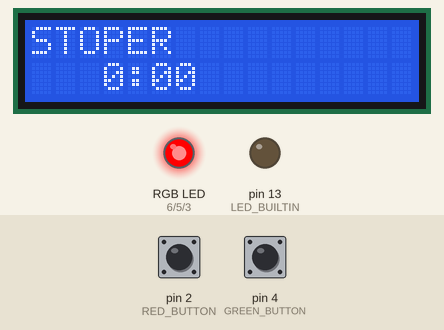
This sketch was run on a simulated Arduino Uno, built with avr-gcc and run on an emulated ATmega328P. On the bench: 16×2 character LCD, an RGB LED mixed from three pins (HIGH = lit), output pins drawn as LEDs (lit = HIGH). The inputs (shaded band) are chosen by the test bench; at power-on: pin 4 (GREEN_BUTTON) HIGH, pin 2 (RED_BUTTON) HIGH.

Above: at 6.2 s.
6.3 s: pin 4 (GREEN_BUTTON) pulled LOW for 0.15 s
At 7.1 s:
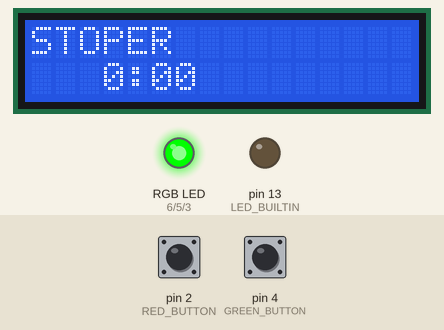
9.4 s: pin 4 (GREEN_BUTTON) pulled LOW for 1 s
At 10.5 s:
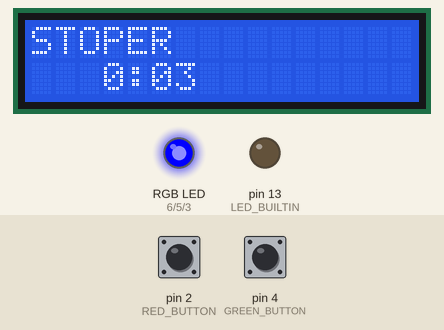
11.9 s: pin 2 (RED_BUTTON) pulled LOW for 0.15 s
At 12.3 s:
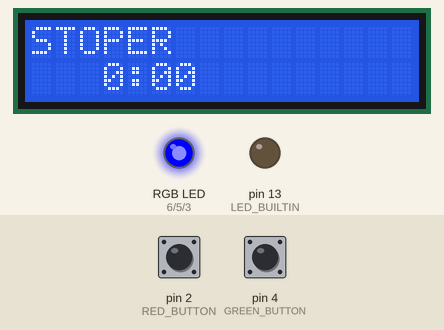
Timing chart, 0 to 14.9 s (numbered marks = the images above; inputs shaded):
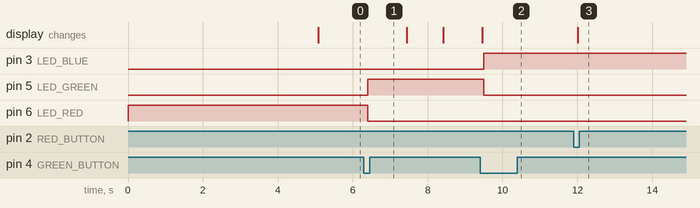

Measured:
- after the input at 6.3 s, pin 5 (LED_GREEN): LOW → HIGH after 0.10 s; pin 6 (LED_RED): HIGH → LOW after 0.10 s
- after the input at 9.4 s, pin 3 (LED_BLUE): LOW → HIGH after 0.10 s; pin 5 (LED_GREEN): HIGH → LOW after 0.10 s
- after the input at 11.9 s, the display: changes after 0.10 s (image 3)

The sketch:

3.ino
```cpp
#include <LiquidCrystal_I2C.h>
#define LED_RED 6
#define LED_GREEN 5
#define LED_BLUE 3

#define RED_BUTTON 2
#define GREEN_BUTTON 4

int led[] = {LED_RED, LED_GREEN, LED_BLUE};

void initRGB()
{
    pinMode(LED_BUILTIN, OUTPUT);
    digitalWrite(LED_BUILTIN, LOW);

    pinMode(LED_RED, OUTPUT);
    digitalWrite(LED_RED, HIGH);

    pinMode(LED_GREEN, OUTPUT);
    digitalWrite(LED_GREEN, LOW);

    pinMode(LED_BLUE, OUTPUT);
    digitalWrite(LED_BLUE, LOW);
}

void initButtons()
{
    pinMode(RED_BUTTON, INPUT_PULLUP);
    pinMode(GREEN_BUTTON, INPUT_PULLUP);
}
#define DEBOUNCE_PERIOD 10UL

bool isGreenButtonPressed()
{
    static int debounced_button_state = HIGH;
    static int previous_reading = HIGH;
    static unsigned long last_change_time = 0UL;
    bool isPressed = false;

    int current_reading = digitalRead(GREEN_BUTTON);

    if (previous_reading != current_reading)
    {
        last_change_time = millis();
    }

    if (millis() - last_change_time > DEBOUNCE_PERIOD)
    {
        if (current_reading != debounced_button_state)
        {
            if (debounced_button_state == HIGH && current_reading == LOW)
            {
                isPressed = true;
            }
            debounced_button_state = current_reading;
        }
    }

    previous_reading = current_reading;

    return isPressed;
}

bool isRedButtonPressed()
{
    static int debounced_button_state = HIGH;
    static int previous_reading = HIGH;
    static unsigned long last_change_time = 0UL;
    bool isPressed = false;

    int current_reading = digitalRead(RED_BUTTON);

    if (previous_reading != current_reading)
    {
        last_change_time = millis();
    }

    if (millis() - last_change_time > DEBOUNCE_PERIOD)
    {
        if (current_reading != debounced_button_state)
        {
            if (debounced_button_state == HIGH && current_reading == LOW)
            {
                isPressed = true;
            }
            debounced_button_state = current_reading;
        }
    }

    previous_reading = current_reading;

    return isPressed;
}

bool blocker = true;
int currentTime = 0;
int currentMinutes = 0;
unsigned long lastBlinkChange = 0UL;
int currentSeconds=0;
int current10seconds=0;

void timer()
{
    const unsigned long BlinkChangePeriod = 1000UL;

    if (millis() - lastBlinkChange >= BlinkChangePeriod)
    {
      currentTime++;
      currentSeconds++;
      if(currentTime % 10 ==0){
        current10seconds++;
        currentSeconds=0;
      }
      if(currentTime % 12 ==0){
        current10seconds=0;
        currentTime=0;
        currentMinutes++;
        currentSeconds=0;
      }

        lastBlinkChange += BlinkChangePeriod;
    }
}

LiquidCrystal_I2C lcd(0x27, 16, 2);

void lcdInit()
{
    lcd.init();
    lcd.backlight();

    lcd.setCursor(0, 0);
    lcd.print("ZAD 3");
    delay(5000);
}
void stoperInit()
{
    lcd.clear();
    lcd.setCursor(0, 0);
    lcd.print("STOPER");

      lcd.setCursor(3, 1);
      lcd.print(0);
      lcd.setCursor(4, 1);
      lcd.print(":");
      lcd.setCursor(5, 1);
      lcd.print(0);
      lcd.setCursor(6, 1);
      lcd.print(0);
}

void lcdUpdate()
{


      lcd.setCursor(3, 1);
      lcd.print(currentMinutes);
      lcd.setCursor(4, 1);
      lcd.print(":");
      lcd.setCursor(5, 1);
      lcd.print(current10seconds);
      lcd.setCursor(6, 1);
      lcd.print(currentSeconds);

}

void setup()
{
    initRGB();
    initButtons();
    lcdInit();
    stoperInit();
}

int led_index = 0;
void loop()
{
    delay(50);
    if (isGreenButtonPressed())
    {
        digitalWrite(led[led_index], LOW);
        led_index = ++led_index % 3;
        digitalWrite(led[led_index], HIGH);
        blocker = !blocker;
        if (!blocker)
        {
            lastBlinkChange = millis();
        }
    }
    if (isRedButtonPressed())
    {
        blocker = true;
        lcd.clear();
        currentTime = 0;
        stoperInit();
        currentMinutes=0;
        current10seconds=0;
        currentSeconds=0;
    }
    if (!blocker)
    {
        timer();
    }
    lcdUpdate();
}
```

_define_LED_RED_6.c
```cpp
 #define LED_RED 6
 #define LED_GREEN 5
 #define LED_BLUE 3

 #define RED_BUTTON 2
 #define GREEN_BUTTON 4

 int led[] = {LED_RED, LED_GREEN, LED_BLUE};

 void initRGB()
 {
pinMode(LED_BUILTIN, OUTPUT);
digitalWrite(LED_BUILTIN, LOW);

pinMode(LED_RED, OUTPUT);
digitalWrite(LED_RED, HIGH);

pinMode(LED_GREEN, OUTPUT);
digitalWrite(LED_GREEN, LOW);

pinMode(LED_BLUE, OUTPUT);
digitalWrite(LED_BLUE, LOW);
}

void initButtons()
{
pinMode(RED_BUTTON, INPUT_PULLUP);
pinMode(GREEN_BUTTON, INPUT_PULLUP);
}
 #define DEBOUNCE_PERIOD 10UL

 bool isGreenButtonPressed()
 {
 static int debounced_button_state = HIGH;
 static int previous_reading = HIGH;
 static unsigned long last_change_time = 0UL;
 bool isPressed = false;

 int current_reading = digitalRead(GREEN_BUTTON);

 if (previous_reading != current_reading)
 {
 last_change_time = millis();
 }

 if (millis() - last_change_time > DEBOUNCE_PERIOD)
 {
 if (current_reading != debounced_button_state)
 {
 if (debounced_button_state == HIGH && current_reading == LOW)
 {
 isPressed = true;
 }
 debounced_button_state = current_reading;
 }
 }

 previous_reading = current_reading;

 return isPressed;
 }

 void setup()
 {
 initRGB();
 initButtons();
 }

 int led_index = 0;
 void loop()
 {
 if (isGreenButtonPressed())
 {
 digitalWrite(led[led_index], LOW);
 led_index = ++led_index % 3;
 digitalWrite(led[led_index], HIGH);
 }
 }
```
